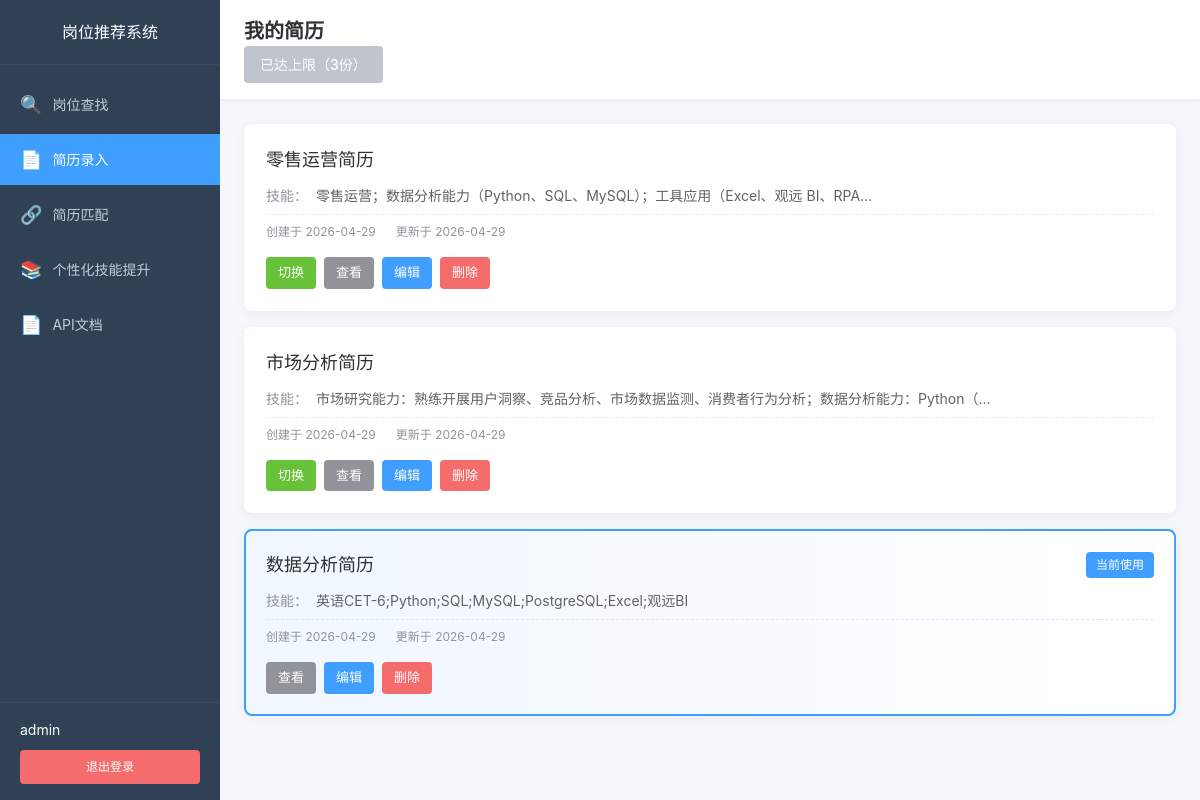
Before: /resume/list (signed in) with the older database file.
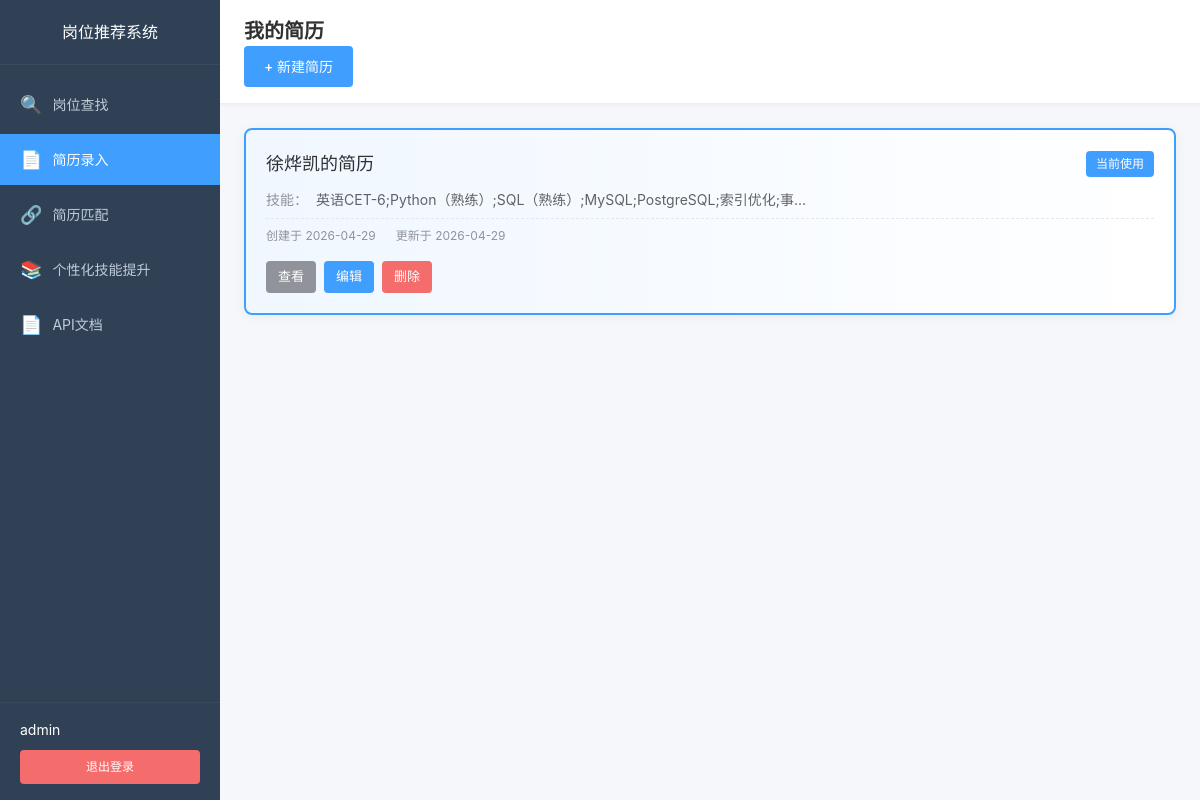
After: the same page with the newer database file.
### app/models/user.py (models this page shows, shortened)
class User(UserMixin, db.Model):
    __tablename__ = 'users'
    id = db.Column(db.Integer, primary_key=True)
    username = db.Column(db.String(80), unique=True, nullable=False, index=True)
    email = db.Column(db.String(120), unique=True, nullable=False, index=True)
    password_hash = db.Column(db.String(255), nullable=False)
    nickname = db.Column(db.String(80))
    is_active = db.Column(db.Boolean, default=True)
    created_at = db.Column(db.DateTime, default=datetime.utcnow)
    updated_at = db.Column(db.DateTime, default=datetime.utcnow, onupdate=datetime.utcnow)

### app/models/resume.py (models this page shows, shortened)
class Resume(db.Model):
    __tablename__ = 'resumes'
    id = db.Column(db.Integer, primary_key=True)
    user_id = db.Column(db.Integer, db.ForeignKey('users.id'), nullable=False, index=True)
    resume_name = db.Column(db.String(100), nullable=False, default='默认简历')
    is_active = db.Column(db.Boolean, default=True, nullable=False)
    education = db.Column(db.Text, nullable=True)
    internship = db.Column(db.Text, nullable=True)
    work = db.Column(db.Text, nullable=True)
    project = db.Column(db.Text, nullable=True)
    skills = db.Column(db.Text, nullable=False)
    self_evaluation = db.Column(db.Text, nullable=False)
    created_at = db.Column(db.DateTime, default=datetime.utcnow)
    updated_at = db.Column(db.DateTime, default=datetime.utcnow, onupdate=datetime.utcnow)
    user = db.relationship('User', backref=db.backref('resumes', lazy='dynamic', cascade='all, delete-orphan'))
    job_matches = db.relationship('ResumeJobMatch', backref='resume', lazy='dynamic', cascade='all, delete-orphan')
    skill_suggestions = db.relationship('SkillSuggestion', backref='resume', lazy='dynamic', cascade='all, delete-orphan')

### app/routes/resume.py (the view)
@resume.route('/list')
@login_required
def list_resumes():
    resumes = Resume.query.filter_by(user_id=current_user.id).order_by(Resume.created_at.desc()).all()
    current_resume_id = get_current_resume_id()
    return render_template('resume/resume_list.html',
                          resumes=resumes,
                          current_resume_id=current_resume_id,
                          max_count=MAX_RESUME_COUNT)

### app/models/user.py (called while the page is built)
@login_manager.user_loader
def load_user(user_id: str):
    return User.query.get(int(user_id))

### app/routes/resume.py (called while the page is built, shortened)
def get_current_resume_id():
    resume_id = session.get('current_resume_id')
    if resume_id:
        resume = Resume.query.filter_by(id=resume_id, user_id=current_user.id).first()
        if resume:
            return resume_id
    active_resume = Resume.query.filter_by(user_id=current_user.id, is_active=True).first()
    if active_resume:
        session['current_resume_id'] = active_resume.id
        return active_resume.id

### app/templates/resume/resume_list.html (shortened to what this page needs)
{% extends "base.html" %}
{% block extra_css %}
<link rel="stylesheet" href="{{ url_for('static', filename='css/dashboard.css') }}">
<link rel="stylesheet" href="{{ url_for('static', filename='css/resume.css') }}">
{% endblock %}
{% block content %}
<div class="app-container">
    <aside class="sidebar">
        <div class="sidebar-header">
            <h2>岗位推荐系统</h2>
        </div>
        <nav class="sidebar-nav">
            <ul class="nav-menu">
                <li class="nav-item">
                    <a href="{{ url_for('dashboard.index') }}" class="nav-link">
                        <span class="nav-icon">&#128269;</span>
                        <span class="nav-text">岗位查找</span>
                    </a>
                </li>
                <li class="nav-item active">
                    <a href="{{ url_for('resume.list_resumes') }}" class="nav-link">
                        <span class="nav-icon">&#128196;</span>
                        <span class="nav-text">简历录入</span>
                    </a>
                </li>
                <li class="nav-item">
                    <a href="{{ url_for('match.index') }}" class="nav-link">
                        <span class="nav-icon">&#128279;</span>
                        <span class="nav-text">简历匹配</span>
                    </a>
                </li>
                <li class="nav-item">
                    <a href="{{ url_for('skill_improvement.index') }}" class="nav-link">
                        <span class="nav-icon">&#128218;</span>
                        <span class="nav-text">个性化技能提升</span>
                    </a>
                </li>
                <li class="nav-item">
                    <a href="{{ url_for('api_docs.doc') }}" class="nav-link" target="_blank">
                        <span class="nav-icon">&#128196;</span>
                        <span class="nav-text">API文档</span>
                    </a>
                </li>
            </ul>
        </nav>
        <div class="sidebar-footer">
            <div class="user-info">
                <span class="user-name">{{ current_user.nickname or current_user.username }}</span>
            </div>
            <a href="{{ url_for('auth.logout') }}" class="logout-btn">退出登录</a>
        </div>
    </aside>
    <main class="main-content">
        <header class="main-header">
            <h1>我的简历</h1>
            <div class="header-actions">
                {% if resumes|length < max_count %}
                <a href="{{ url_for('resume.input_resume') }}" class="btn btn-primary">+ 新建简历</a>
                {% else %}
                <span class="btn btn-disabled">已达上限（{{ max_count }}份）</span>
                {% endif %}
            </div>
        </header>
        <div class="content-wrapper">
            {% if resumes %}
            <div class="resume-list">
                {% for resume in resumes %}
                <div class="resume-card {% if resume.id == current_resume_id %}active{% endif %}">
                    <div class="resume-card-header">
                        <h3 class="resume-name">{{ resume.resume_name }}</h3>
                        {% if resume.id == current_resume_id %}
                        <span class="current-badge">当前使用</span>
                        {% endif %}
                    </div>
                    <div class="resume-card-body">
                        <div class="resume-info">
                            <span class="info-label">技能：</span>
                            <span class="info-value">{{ resume.skills[:50] }}{% if resume.skills|length > 50 %}...{% endif %}</span>
                        </div>
                        <div class="resume-meta">
                            <span>创建于 {{ resume.created_at.strftime('%Y-%m-%d') if resume.created_at else '-' }}</span>
                            <span>更新于 {{ resume.updated_at.strftime('%Y-%m-%d') if resume.updated_at else '-' }}</span>
                        </div>
                    </div>
                    <div class="resume-card-actions">
                        {% if resume.id != current_resume_id %}
                        <a href="{{ url_for('resume.switch_resume', resume_id=resume.id) }}" class="btn btn-sm btn-success">切换</a>
                        {% endif %}
                        <a href="{{ url_for('resume.detail_resume', resume_id=resume.id) }}" class="btn btn-sm btn-info">查看</a>
                        <a href="{{ url_for('resume.edit_resume', resume_id=resume.id) }}" class="btn btn-sm btn-primary">编辑</a>
                        <a href="{{ url_for('resume.delete_resume', resume_id=resume.id) }}" class="btn btn-sm btn-danger" onclick="return confirm('确定要删除这份简历吗？删除后其关联的匹配记录和技能提升建议也将被删除。')">删除</a>
                    </div>
                </div>
                {% endfor %}
            </div>
            {% else %}
            <div class="empty-state">
                <div class="empty-icon">&#128196;</div>
                <h3>暂无简历，请先创建一份简历，用于岗位匹配和技能提升分析</h3>
                <a href="{{ url_for('resume.input_resume') }}" class="btn btn-primary">创建第一份简历</a>
            </div>
            {% endif %}
        </div>
    </main>
</div>
{% endblock %}

### app/templates/base.html (shortened to what this page needs)
<!DOCTYPE html>
<html lang="zh-CN">
<head>
    <link rel="stylesheet" href="{{ url_for('static', filename='css/base.css') }}">
    {% block extra_css %}{% endblock %}
</head>
<body class="{% block body_class %}{% endblock %}">
    {% block content %}{% endblock %}
</body>
</html>

### app/static/css/base.css (style rules this page uses)
* { margin: 0; padding: 0; box-sizing: border-box; }
html, body { height: 100%; font-family: -apple-system, BlinkMacSystemFont, 'Segoe UI', 'PingFang SC', 'Hiragino Sans GB', 'Microsoft YaHei', sans-serif; font-size: 14px; line-height: 1.5; color: #333; background-color: #f5f7fa; }
a { color: #409eff; text-decoration: none; }
.btn { display: inline-block; padding: 10px 20px; font-size: 14px; font-weight: 500; border-radius: 4px; transition: all 0.3s ease; }
.btn-primary { background-color: #409eff; color: #fff; }
.btn-danger { background-color: #f56c6c; color: #fff; }

### app/static/css/dashboard.css (style rules this page uses)
.app-container { display: flex; min-height: 100vh; }
.sidebar { width: 220px; background: #304156; color: #bfcbd9; display: flex; flex-direction: column; position: fixed; height: 100vh; left: 0; top: 0; z-index: 100; }
.sidebar-header { padding: 20px; text-align: center; border-bottom: 1px solid #3a4a5d; }
.sidebar-header h2 { font-size: 16px; color: #fff; font-weight: 500; }
.sidebar-nav { flex: 1; padding: 10px 0; overflow-y: auto; }
.nav-menu { list-style: none; }
.nav-item { margin: 4px 0; }
.nav-link { display: flex; align-items: center; padding: 12px 20px; color: #bfcbd9; transition: all 0.3s ease; }
.nav-item.active .nav-link { background: #409eff; color: #fff; }
.nav-icon { font-size: 18px; margin-right: 10px; }
.nav-text { font-size: 14px; }
.sidebar-footer { padding: 16px 20px; border-top: 1px solid #3a4a5d; }
.user-info { margin-bottom: 10px; }
.user-name { font-size: 14px; color: #fff; }
.logout-btn { display: block; padding: 8px 16px; background: #f56c6c; color: #fff; border-radius: 4px; text-align: center; font-size: 12px; transition: background 0.3s ease; }
.main-content { flex: 1; margin-left: 220px; background: #f5f7fa; }
.main-header { background: #fff; padding: 16px 24px; border-bottom: 1px solid #ebeef5; box-shadow: 0 1px 4px rgba(0, 0, 0, 0.05); }
.main-header h1 { font-size: 20px; color: #303133; }
.content-wrapper { padding: 24px; }

### app/static/css/resume.css (style rules this page uses)
.btn-info { background-color: #909399; color: #fff; }
.info-label { min-width: 100px; color: #909399; font-size: 14px; }
.info-value { color: #303133; font-size: 14px; flex: 1; white-space: pre-wrap; word-break: break-all; }
.resume-meta { margin-top: 24px; padding-top: 16px; border-top: 1px solid #ebeef5; color: #909399; font-size: 12px; }
.header-actions { display: flex; gap: 12px; align-items: center; }
.resume-list { display: grid; gap: 16px; }
.resume-card { background: #fff; border-radius: 8px; box-shadow: 0 2px 12px rgba(0, 0, 0, 0.05); padding: 20px; border: 2px solid transparent; transition: all 0.3s ease; }
.resume-card.active { border-color: #409eff; background: linear-gradient(to right, #f0f7ff, #fff); }
.resume-card-header { display: flex; justify-content: space-between; align-items: center; margin-bottom: 12px; }
.resume-name { font-size: 18px; font-weight: 500; color: #303133; margin: 0; }
.current-badge { display: inline-block; padding: 4px 10px; background: #409eff; color: #fff; border-radius: 4px; font-size: 12px; font-weight: 500; }
.resume-card-body { margin-bottom: 16px; }
.resume-card-body .resume-info { display: flex; margin-bottom: 8px; }
.resume-card-body .info-label { min-width: 50px; color: #909399; font-size: 14px; }
.resume-card-body .info-value { color: #606266; font-size: 14px; }
.resume-card-body .resume-meta { display: flex; gap: 20px; color: #909399; font-size: 12px; margin-top: 8px; padding-top: 8px; border-top: 1px dashed #e4e7ed; }
.resume-card-actions { display: flex; gap: 8px; flex-wrap: wrap; }
.btn-sm { padding: 6px 12px; font-size: 13px; }
.btn-danger { background-color: #f56c6c; color: #fff; }

Changed rows visible on the page:
removed Resume: resume_name "零售运营简历", skills "零售运营；数据分析能力（Python、SQL、MySQL）；工具应用（Excel、观远 BI、RPA", created_at "2026-04-29", updated_at "2026-04-29"
removed Resume: resume_name "市场分析简历", skills "市场研究能力：熟练开展用户洞察、竞品分析、市场数据监测、消费者行为分析；数据分析能力：Python（", created_at "2026-04-29", updated_at "2026-04-29"
removed Resume: resume_name "数据分析简历", shows "当前使用", skills "英语CET-6;Python;SQL;MySQL;PostgreSQL;Excel;观远BI", created_at "2026-04-29", updated_at "2026-04-29"
added Resume: resume_name "徐烨凯的简历", shows "当前使用", skills "英语CET-6;Python（熟练）;SQL（熟练）;MySQL;PostgreSQL;索引优化;事", created_at "2026-04-29", updated_at "2026-04-29"
Other visible differences:
{{ max_count }}: "3" → (not shown)
text no longer shown: "已达上限（ 份）"
text now shown: "+ 新建简历"
